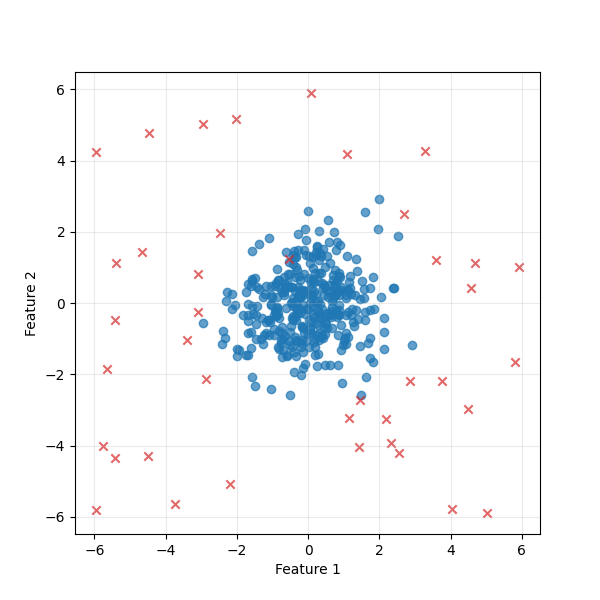

This figure's Python source:
from pathlib import Path
import numpy as np
import matplotlib
matplotlib.use("Agg")
import matplotlib.pyplot as plt


def generate_data(
    n_train: int,
    n_test: int,
    n_features: int,
    contamination: float,
    random_state: int,
):
    rng = np.random.default_rng(random_state)

    def make_split(size: int):
        n_outliers = round(size * contamination)
        n_normal = size - n_outliers
        normal = rng.normal(0, 1, (n_normal, n_features))
        outliers = rng.uniform(-6, 6, (n_outliers, n_features))
        features = np.vstack((normal, outliers))
        labels = np.concatenate(
            (np.zeros(n_normal, dtype=int), np.ones(n_outliers, dtype=int))
        )
        order = rng.permutation(size)
        return features[order], labels[order]

    X_train, y_train = make_split(n_train)
    X_test, y_test = make_split(n_test)
    return X_train, X_test, y_train, y_test


CONTAMINATION = 0.1
N_TRAIN = 400
N_TEST = 100
N_FEATURES = 2


def main() -> None:
    X_train, _, y_train, _ = generate_data(
        n_train=N_TRAIN,
        n_test=N_TEST,
        n_features=N_FEATURES,
        contamination=CONTAMINATION,
        random_state=42,
    )

    normal = y_train == 0
    outlier = y_train == 1

    figure, axes = plt.subplots(figsize=(6, 6))
    axes.scatter(
        X_train[normal, 0],
        X_train[normal, 1],
        c="tab:blue",
        label="Normal",
        alpha=0.7,
    )
    
    axes.scatter(
        X_train[outlier, 0],
        X_train[outlier, 1],
        c="tab:red",
        label="Outlier",
        alpha=0.7,
        marker="x",
    )
    axes.set_xlabel("Feature 1")
    axes.set_ylabel("Feature 2")
    axes.grid(alpha=0.25)

    output_path = Path(__file__).with_name("ex1.png")
    figure.savefig(output_path)


if __name__ == "__main__":
    main()
